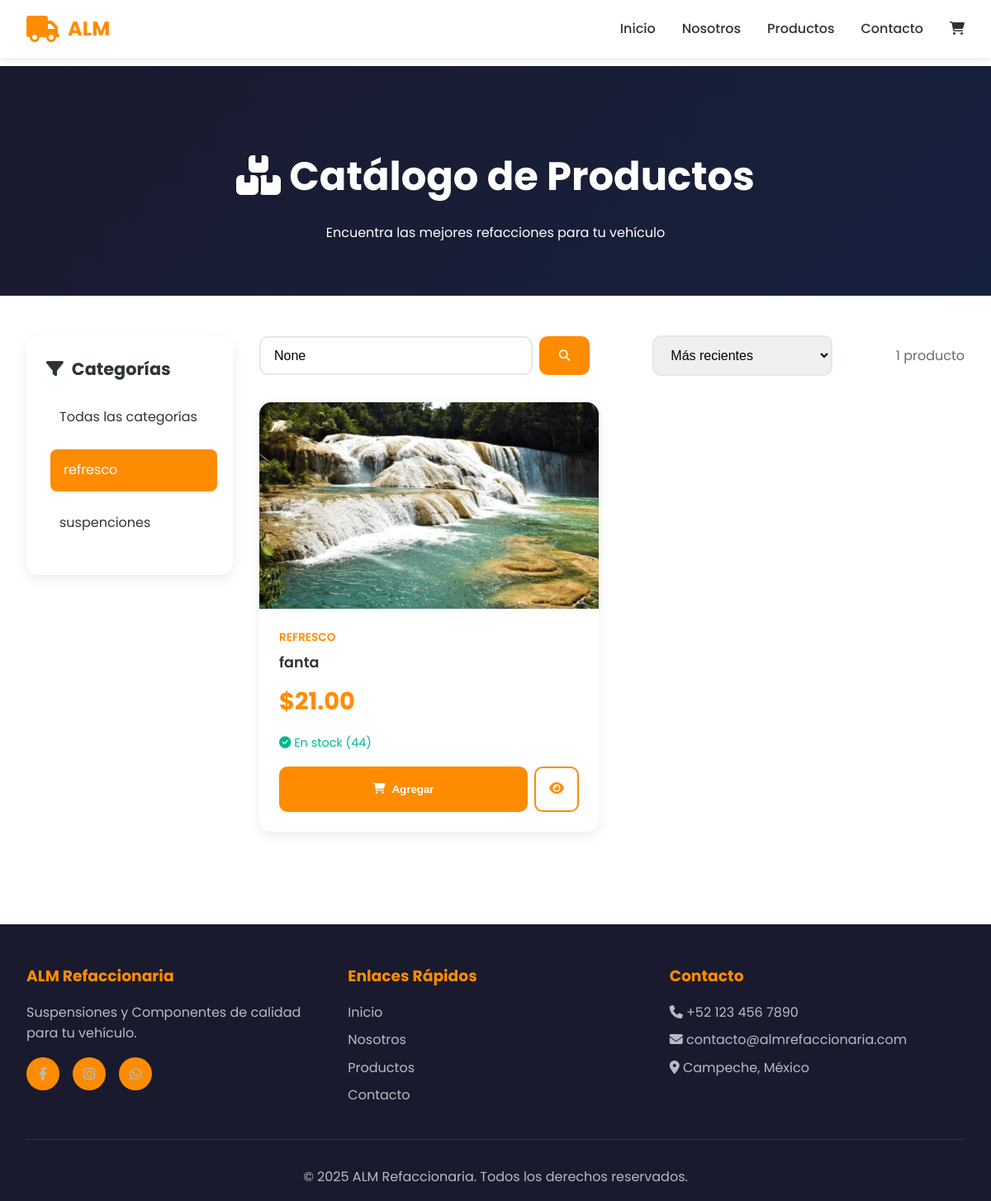
The app's page /productos/?categoria=refresco with its own data.
### apps/productos/models.py (models this page shows, shortened)
class Categoria(models.Model):
    nombre = models.CharField(max_length=200, unique=True)
    slug = models.SlugField(max_length=200, unique=True, blank=True)
    descripcion = models.TextField(blank=True)
    imagen = models.ImageField(upload_to='categorias/', blank=True, null=True)
    activo = models.BooleanField(default=True)
    orden = models.IntegerField(default=0)
    fecha_creacion = models.DateTimeField(auto_now_add=True)
    fecha_actualizacion = models.DateTimeField(auto_now=True)
    class Meta:
        verbose_name = 'Categoría'
        verbose_name_plural = 'Categorías'
        ordering = ['orden', 'nombre']

class Producto(models.Model):
    nombre = models.CharField(max_length=200)
    slug = models.SlugField(max_length=200, unique=True, blank=True)
    categoria = models.ForeignKey(Categoria, on_delete=models.CASCADE, related_name='productos')
    descripcion = models.TextField()
    descripcion_corta = models.CharField(max_length=300, blank=True)
    precio = models.DecimalField(max_digits=10, decimal_places=2)
    precio_anterior = models.DecimalField(max_digits=10, decimal_places=2, blank=True, null=True,
                                         help_text="Precio antes del descuento")
    stock = models.IntegerField(default=0)
    marca = models.CharField(max_length=100, blank=True)
    modelo = models.CharField(max_length=100, blank=True)
    codigo_producto = models.CharField(max_length=50, unique=True, blank=True, null=True)
    imagen_principal = models.ImageField(upload_to='productos/', blank=True, null=True)
    imagen_2 = models.ImageField(upload_to='productos/', blank=True, null=True)
    imagen_3 = models.ImageField(upload_to='productos/', blank=True, null=True)
    imagen_4 = models.ImageField(upload_to='productos/', blank=True, null=True)
    disponible = models.BooleanField(default=True)
    destacado = models.BooleanField(default=False, help_text="Mostrar en página principal")
    nuevo = models.BooleanField(default=False)
    fecha_creacion = models.DateTimeField(auto_now_add=True)
    fecha_actualizacion = models.DateTimeField(auto_now=True)
    vistas = models.IntegerField(default=0)
    class Meta:
        verbose_name = 'Producto'
        verbose_name_plural = 'Productos'
        ordering = ['-fecha_creacion']
    @property
    def tiene_descuento(self):
        return self.precio_anterior and self.precio_anterior > self.precio
    @property
    def esta_en_stock(self):
        return self.stock > 0

### apps/productos/views.py (the view)
# urls.py: path('', views.catalogo, name='catalogo'),
def catalogo(request):
    productos = Producto.objects.filter(disponible=True).select_related('categoria')
    categorias = Categoria.objects.filter(activo=True)
    categoria_slug = request.GET.get('categoria')
    if categoria_slug:
        categoria = get_object_or_404(Categoria, slug=categoria_slug)
        productos = productos.filter(categoria=categoria)
    query = request.GET.get('q')
    if query:
        productos = productos.filter(nombre__icontains=query) | productos.filter(descripcion__icontains=query)
    orden = request.GET.get('orden', '-fecha_creacion')
    productos = productos.order_by(orden)
    paginator = Paginator(productos, 12)  # 12 productos por página
    page_number = request.GET.get('page')
    productos_paginados = paginator.get_page(page_number)
    context = {
        'productos': productos_paginados,
        'categorias': categorias,
        'categoria_actual': categoria_slug,
        'query': query,
    }
    return render(request, 'productos/catalogo.html', context)

### apps/carrito/carrito.py (called while the page is built)
    def __len__(self):
        return sum(item['cantidad'] for item in self.carrito.values())

### apps/carrito/context_processors.py (called while the page is built)
def carrito(request):
    return {'carrito': Carrito(request)}

### apps/productos/templates/productos/catalogo.html (shortened to what this page needs)
{% extends 'core/base.html' %}
{% load static %}
{% block content %}
<section class="page-header">
    <h1><i class="fas fa-boxes"></i> Catálogo de Productos</h1>
    <p>Encuentra las mejores refacciones para tu vehículo</p>
</section>
<section class="catalog-section">
    <div class="catalog-layout">
        <aside class="sidebar">
            <h3><i class="fas fa-filter"></i> Categorías</h3>
            <ul class="category-list">
                <li class="category-item">
                    <a href="{% url 'productos:catalogo' %}" class="category-link {% if not categoria_actual %}active{% endif %}">
                        Todas las categorías
                    </a>
                </li>
                {% for categoria in categorias %}
                <li class="category-item">
                    <a href="?categoria={{ categoria.slug }}"
                       class="category-link {% if categoria_actual == categoria.slug %}active{% endif %}">
                        {{ categoria.nombre }}
                    </a>
                </li>
                {% endfor %}
            </ul>
        </aside>
        <div class="catalog-main">
            <div class="catalog-toolbar">
                <form method="get" class="search-box">
                    <input type="text" name="q" placeholder="Buscar productos..." value="{{ query }}">
                    <button type="submit"><i class="fas fa-search"></i></button>
                </form>
                <div class="sort-box">
                    <select onchange="window.location.href='?orden=' + this.value">
                        <option value="-fecha_creacion">Más recientes</option>
                    </select>
                </div>
                <div class="results-info">
                    {{ productos.paginator.count }} producto{{ productos.paginator.count|pluralize }}
                </div>
            </div>
            {% if productos %}
            <div class="products-grid">
                {% for producto in productos %}
                <div class="product-card">
                    <div class="product-image">
                        {% if producto.imagen_principal %}
                        <img src="{{ producto.imagen_principal.url }}" alt="{{ producto.nombre }}">
                        {% else %}
                        <div class="product-image-placeholder">
                            <i class="fas fa-cog"></i>
                        </div>
                        {% endif %}
                    </div>
                    <div class="product-info">
                        <div class="product-category">{{ producto.categoria.nombre }}</div>
                        <h3 class="product-title">
                            <a href="{% url 'productos:detalle' producto.slug %}">{{ producto.nombre }}</a>
                        </h3>
                        <div class="product-prices">
                            <span class="product-price">${{ producto.precio }}</span>
                        </div>
                        <div class="product-stock {% if not producto.esta_en_stock %}sin-stock{% endif %}">
                            {% if producto.esta_en_stock %}
                            <i class="fas fa-check-circle"></i> En stock ({{ producto.stock }})
                            {% else %}
                            <i class="fas fa-times-circle"></i> Sin stock
                            {% endif %}
                        </div>
                        <div class="product-actions">
                            <form method="post" action="{% url 'carrito:agregar' producto.id %}" style="display: contents;">
                                <button type="submit" class="btn-add-cart" {% if not producto.esta_en_stock %}disabled{% endif %}>
                                    <i class="fas fa-shopping-cart"></i> Agregar
                                </button>
                            </form>
                            <a href="{% url 'productos:detalle' producto.slug %}" class="btn-view">
                                <i class="fas fa-eye"></i>
                            </a>
                        </div>
                    </div>
                </div>
                {% endfor %}
            </div>
            {% endif %}
        </div>
    </div>
</section>
{% endblock %}

### apps/core/templates/core/base.html (style rules this page uses)
* { margin: 0; padding: 0; box-sizing: border-box; }
:root { --primary-color: #FF8C00; --secondary-color: #1a1a2e; --accent-color: #FFA500; --text-dark: #2d3436; --text-light: #636e72; --white: #ffffff; --light-bg: #f8f9fa; }
body { font-family: 'Poppins', sans-serif; line-height: 1.6; color: var(--text-dark); }

### apps/productos/templates/productos/catalogo.html (style rules this page uses)
.page-header { background: linear-gradient(135deg, #1a1a2e 0%, #16213e 100%); padding: 6rem 2rem 4rem; text-align: center; color: white; }
.page-header h1 { font-size: 3rem; font-weight: 700; margin-bottom: 1rem; }
.catalog-section { padding: 3rem 2rem; max-width: 1400px; margin: 0 auto; }
.catalog-layout { display: grid; grid-template-columns: 250px 1fr; gap: 2rem; }
.sidebar { background: white; padding: 1.5rem; border-radius: 15px; box-shadow: 0 5px 15px rgba(0,0,0,0.08); height: fit-content; position: sticky; top: 100px; }
.sidebar h3 { font-size: 1.3rem; margin-bottom: 1rem; color: var(--text-dark); display: flex; align-items: center; gap: 10px; }
.category-list { list-style: none; }
.category-item { margin-bottom: 0.8rem; }
.category-link { display: block; padding: 0.8rem 1rem; color: var(--text-dark); text-decoration: none; border-radius: 8px; transition: all 0.3s ease; }
.category-link:hover, .category-link.active { background: var(--primary-color); color: white; transform: translateX(5px); }
.catalog-toolbar { display: flex; justify-content: space-between; align-items: center; margin-bottom: 2rem; flex-wrap: wrap; gap: 1rem; }
.search-box { display: flex; gap: 0.5rem; flex: 1; max-width: 400px; }
.search-box input { flex: 1; padding: 0.8rem 1rem; border: 2px solid #e1e8ed; border-radius: 10px; font-size: 1rem; }
.search-box button { padding: 0.8rem 1.5rem; background: var(--primary-color); color: white; border: none; border-radius: 10px; cursor: pointer; font-weight: 600; }
.sort-box select { padding: 0.8rem 1rem; border: 2px solid #e1e8ed; border-radius: 10px; font-size: 1rem; cursor: pointer; }
.results-info { color: var(--text-light); font-size: 1rem; }
.products-grid { display: grid; grid-template-columns: repeat(auto-fill, minmax(280px, 1fr)); gap: 2rem; }
.product-card { background: white; border-radius: 15px; overflow: hidden; box-shadow: 0 5px 15px rgba(0,0,0,0.08); transition: all 0.3s ease; position: relative; }
.product-image { width: 100%; height: 250px; object-fit: cover; background: linear-gradient(135deg, #667eea 0%, #764ba2 100%); display: flex; align-items: center; justify-content: center; }
.product-image img { width: 100%; height: 100%; object-fit: cover; }
.product-info { padding: 1.5rem; }
.product-category { color: var(--primary-color); font-size: 0.85rem; font-weight: 600; text-transform: uppercase; margin-bottom: 0.5rem; }
.product-title { font-size: 1.1rem; margin-bottom: 0.8rem; color: var(--text-dark); font-weight: 600; line-height: 1.3; }
.product-title a { color: inherit; text-decoration: none; }
.product-prices { display: flex; align-items: center; gap: 0.8rem; margin-bottom: 1rem; }
.product-price { font-size: 1.8rem; font-weight: 700; color: var(--primary-color); }
.product-stock { font-size: 0.9rem; color: #00b894; margin-bottom: 1rem; }
.product-actions { display: flex; gap: 0.5rem; }
.btn-add-cart { flex: 1; padding: 0.8rem; background: var(--primary-color); color: white; border: none; border-radius: 10px; cursor: pointer; font-weight: 600; transition: all 0.3s ease; display: flex; align-items: center; justify-content: center; gap: 0.5rem; }
.btn-view { padding: 0.8rem 1rem; background: white; border: 2px solid var(--primary-color); color: var(--primary-color); border-radius: 10px; cursor: pointer; transition: all 0.3s ease; }

### records on screen
Categoria: nombre "refresco"
Categoria: nombre "suspenciones"
Producto: imagen_principal (picture), categoria.nombre "REFRESCO", nombre "fanta", precio "21.00", stock "44"

### other values on screen
{{ productos.paginator.count }} "1"
